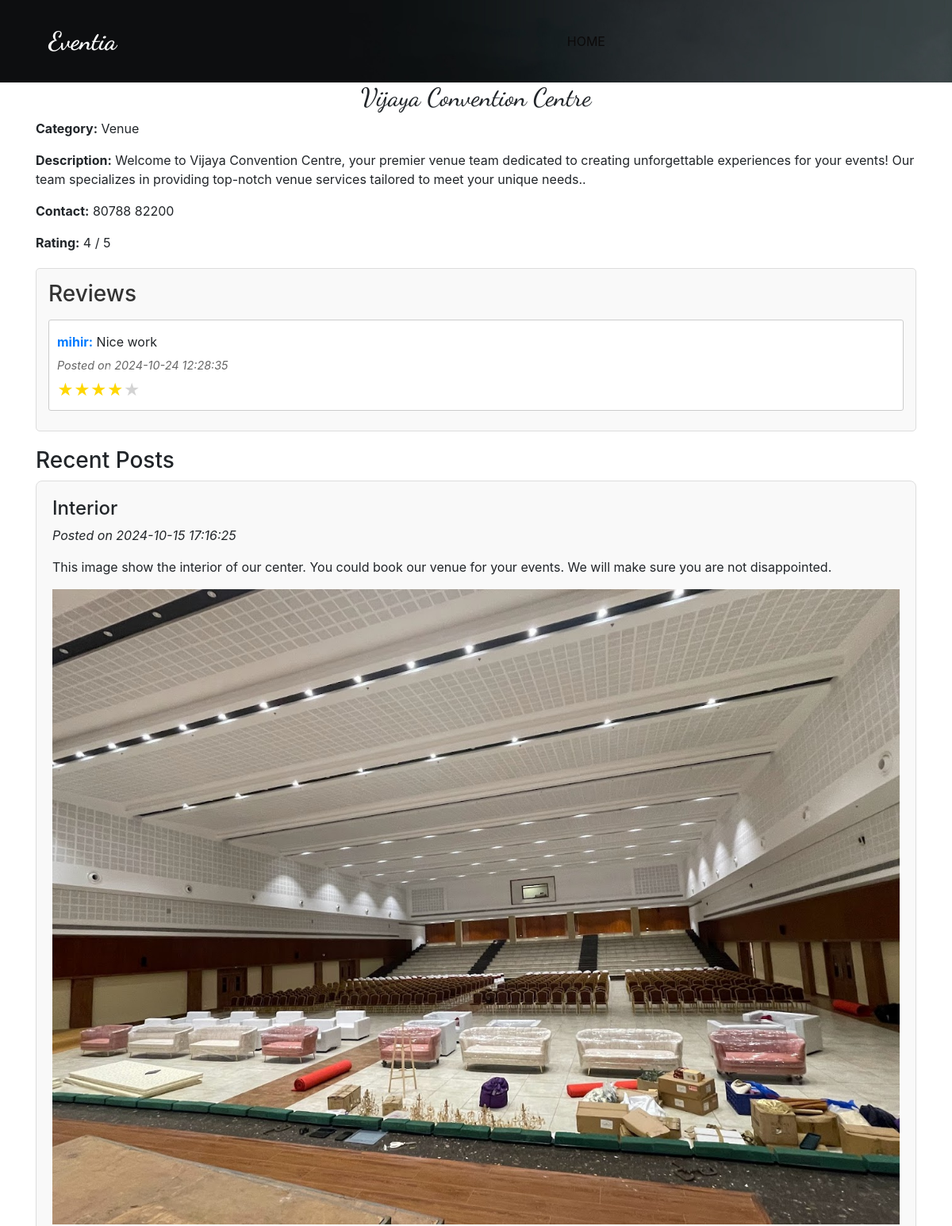
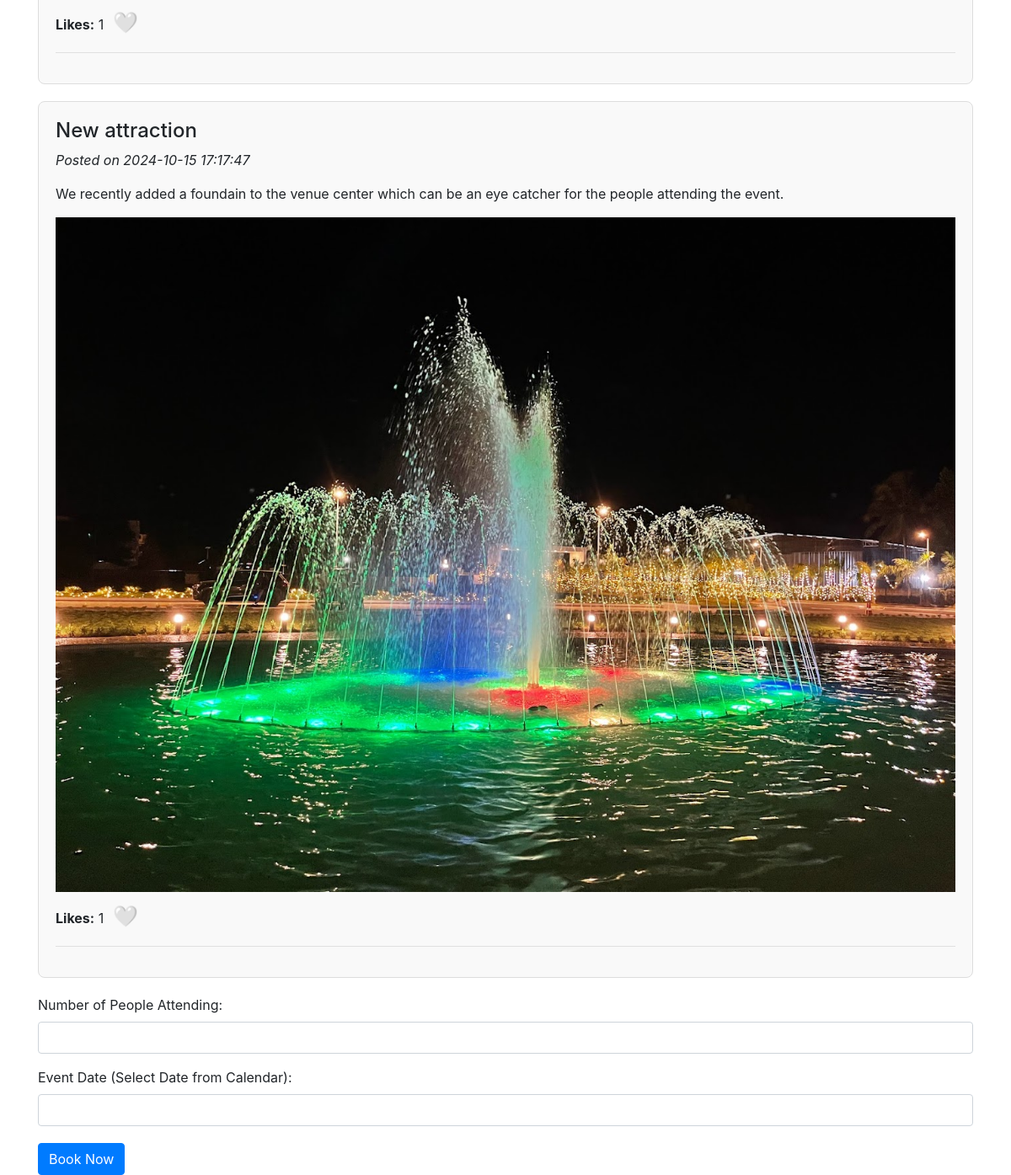
Screenshot of /team_details.php?team_id=10 (signed in) with the database file from the repository (2 pictures, top to bottom).
### tables this page shows
CREATE TABLE `eventteams` (
  `team_id` int(11) NOT NULL,
  `team_name` varchar(100) NOT NULL,
  `category` enum('Catering','Decoration','Venue') NOT NULL,
  `description` text DEFAULT NULL,
  `contact_info` varchar(255) DEFAULT NULL,
  `availability_status` tinyint(1) DEFAULT 1,
  `rating` float DEFAULT 5,
  `status` enum('Pending','Approved','Rejected') DEFAULT 'Pending',
  `created_at` timestamp NOT NULL DEFAULT current_timestamp(),
  `profile_pic` varchar(255) DEFAULT NULL,
  `email` varchar(100) DEFAULT NULL,
  `password` varchar(255) DEFAULT NULL,
  `review_count` int(11) DEFAULT 0,
  `min_price` decimal(10,2) DEFAULT NULL,
  `max_price` decimal(10,2) DEFAULT NULL
);

CREATE TABLE `reviews` (
  `review_id` int(11) NOT NULL,
  `user_id` int(11) DEFAULT NULL,
  `team_id` int(11) DEFAULT NULL,
  `rating` int(11) DEFAULT NULL,
  `comment` text DEFAULT NULL,
  `created_at` timestamp NOT NULL DEFAULT current_timestamp()
);

CREATE TABLE `users` (
  `user_id` int(11) NOT NULL,
  `username` varchar(50) NOT NULL,
  `email` varchar(100) NOT NULL,
  `password` varchar(255) NOT NULL,
  `phone` varchar(15) DEFAULT NULL,
  `created_at` timestamp NOT NULL DEFAULT current_timestamp()
);

CREATE TABLE `event_team_post` (
  `post_id` int(11) NOT NULL,
  `team_id` int(11) NOT NULL,
  `title` varchar(255) NOT NULL,
  `description` text NOT NULL,
  `image` varchar(255) NOT NULL,
  `created_at` timestamp NOT NULL DEFAULT current_timestamp(),
  `likes` int(11) DEFAULT 0
);

### team_details.php (the view, shortened to what this page needs)
<?php
include 'includes/db_connect.php';
include 'header.php';
$team_id = isset($_GET['team_id']) ? $_GET['team_id'] : 0;
$stmt = $conn->prepare("SELECT * FROM eventteams WHERE team_id = ?");
$stmt->bind_param("i", $team_id);
$stmt->execute();
$team_result = $stmt->get_result();
$post_stmt = $conn->prepare("
    SELECT p.*,
           (SELECT COUNT(*) FROM post_likes WHERE post_id = p.post_id) AS likes,
           (SELECT COUNT(*) FROM post_likes WHERE post_id = p.post_id AND user_id = ?) AS user_liked
    FROM event_team_post p WHERE p.team_id = ?
");
$post_stmt->bind_param("ii", $_SESSION['userid'], $team_id);
$post_stmt->execute();
$post_result = $post_stmt->get_result();
if ($team_result->num_rows > 0) {
    $team = $team_result->fetch_assoc();
    $isVenueTeam = $team['category'] === 'Venue';
    ?>
    <div class="container">
        <div class="team-details">
            <h2><center><?php echo htmlspecialchars($team['team_name']); ?></center></h2>
            <p><strong>Category:</strong> <?php echo ucfirst(htmlspecialchars($team['category'])); ?></p>
            <p><strong>Description:</strong> <?php echo htmlspecialchars($team['description']); ?></p>
            <p><strong>Contact:</strong> <?php echo htmlspecialchars($team['contact_info']); ?></p>
            <p><strong>Rating:</strong> <span id="team-likes-count"><?php echo htmlspecialchars($team['rating']); ?></span> / 5</p>
<div class="reviews-section">
    <h3>Reviews</h3>
    <div id="reviewsCarousel" class="carousel slide" data-ride="carousel">
        <div class="carousel-inner">
            <?php
            $review_stmt = $conn->prepare("
                SELECT u.username AS user_name, r.comment AS review_text, r.created_at, r.rating
                FROM reviews r
                JOIN users u ON r.user_id = u.user_id
                WHERE r.team_id = ?
                ORDER BY r.created_at DESC
            ");
            $review_stmt->bind_param("i", $team_id);
            $review_stmt->execute();
            $review_result = $review_stmt->get_result();
            if ($review_result->num_rows > 0) {
                $first = true;
                while ($review = $review_result->fetch_assoc()) {
                    $user_name = htmlspecialchars($review['user_name']);
                    $review_text = htmlspecialchars($review['review_text']);
                    $created_at = htmlspecialchars($review['created_at']);
                    $rating = (int)$review['rating'];
                    echo '<div class="carousel-item ' . ($first ? 'active' : '') . '">';
                    echo '<div class="review">';
                    echo '<p><strong>' . $user_name . ':</strong> ' . $review_text . '</p>';
                    echo '<p><em>Posted on ' . $created_at . '</em></p>';
                    echo '<div class="rating">';
                    for ($i = 1; $i <= 5; $i++) {
                        echo '<span class="star" style="color:' . ($i <= $rating ? '#FFD700' : 'lightgray') . ';">★</span>';
                    }
                    echo '</div>';
                    echo '</div>';
                    echo '</div>';
                    $first = false;
                }
            } else {
                echo '<p>No reviews available for this team.</p>';
            }
            ?>
        </div>
        <a class="carousel-control-prev" href="#reviewsCarousel" role="button" data-slide="prev">
            <span class="carousel-control-prev-icon" aria-hidden="true"></span>
        </a>
        <a class="carousel-control-next" href="#reviewsCarousel" role="button" data-slide="next">
            <span class="carousel-control-next-icon" aria-hidden="true"></span>
        </a>
    </div>
</div>
            <h3>Recent Posts</h3>
            <?php
            if ($post_result->num_rows > 0) {
                while ($post = $post_result->fetch_assoc()) {
                    $liked = $post['user_liked'] > 0;
                    $like_count = $post['likes'];
                    echo '<div class="blog-post">';
                    echo '  <h4>' . htmlspecialchars($post['title']) . '</h4>';
                    echo '  <p><em>Posted on ' . htmlspecialchars($post['created_at']) . '</em></p>';
                    echo '  <p>' . htmlspecialchars($post['description']) . '</p>';
                    echo '  <img src="uploads/' . htmlspecialchars($post['image']) . '" alt="' . htmlspecialchars($post['title']) . '" class="img-fluid">';
                    echo '  <p>';
                    echo '      <strong>Likes:</strong> <span id="likes-count-' . htmlspecialchars($post['post_id']) . '">' . htmlspecialchars($like_count) . '</span> ';
                    echo '      <button class="like-button" data-post-id="' . htmlspecialchars($post['post_id']) . '">';
                    echo $liked ? '<span class="heart liked">❤️</span>' : '<span class="heart">🤍</span>';
                    echo '      </button>';
                    echo '  </p>';
                    echo '  <hr>';
                    echo '</div>';
                }
            } else {
                echo '<p>No posts available for this team.</p>';
            }
            ?>
<form action="book_team.php" method="post">
    <?php if ($isVenueTeam): ?>
        <div class="form-group">
            <label for="num_people">Number of People Attending:</label>
            <input type="number" class="form-control" id="num_people" name="num_people" required>
        </div>
        <div class="form-group">
            <label for="event_date">Event Date (Select Date from Calendar):</label>
            <input type="text" class="form-control" id="event_date" name="event_date" required>
        </div>
    <?php endif; ?>
    <button type="submit" class="btn btn-primary">Book Now</button>
</form>
        </div>
    </div>
    <?php
} else {
    echo '<p>Team not found.</p>';
}
?>
<head>
    <link rel="stylesheet" href="https://cdnjs.cloudflare.com/ajax/libs/font-awesome/6.0.0-beta3/css/all.min.css">
    <link href="https://cdn.jsdelivr.net/npm/fullcalendar@5.10.1/main.min.css" rel="stylesheet" />
<link href="https://maxcdn.bootstrapcdn.com/bootstrap/4.5.2/css/bootstrap.min.css" rel="stylesheet">
</head>

### header.php (shortened to what this page needs)
<!DOCTYPE html>
<html>
<head>
  <link rel="stylesheet" type="text/css" href="css/bootstrap.css" />
  <link rel="stylesheet" type="text/css" href="https://cdnjs.cloudflare.com/ajax/libs/OwlCarousel2/2.3.4/assets/owl.carousel.min.css" />
  <link rel="stylesheet" href="https://cdnjs.cloudflare.com/ajax/libs/jquery-nice-select/1.1.0/css/nice-select.min.css" />
  <link href="css/font-awesome.min.css" rel="stylesheet" />
  <link href="css/style.css" rel="stylesheet" />
  <link href="css/responsive.css" rel="stylesheet" />
</head>
<body class="sub_page">
  <div class="hero_area">
    <div class="bg-box">
      <img src="images/hero-bg.jpg" alt="">
    </div>
    <header class="header_section">
      <div class="container">
        <nav class="navbar navbar-expand-lg custom_nav-container ">
          <a class="navbar-brand" href="index.php">
            <span>
              Eventia
            </span>
          </a>
          <div class="collapse navbar-collapse" id="navbarSupportedContent">
            <ul class="navbar-nav  mx-auto ">
              <li class="nav-item">
                <a class="nav-link" href="index.php">Home </a>
              </li>
            </ul>
            </div>
          </div>
      </div>
</body>
</html>

### css/style.css (style rules this page uses)
body { font-family: "Open Sans", sans-serif; color: #0c0c0c; background-color: #ffffff; overflow-x: hidden; }
h1, h2 { font-family: 'Dancing Script', cursive; }
a, a:hover, a:focus { text-decoration: none; }
.btn, .btn:focus { outline: none !important; -webkit-box-shadow: none; box-shadow: none; }
.hero_area { position: relative; min-height: 100vh; display: -webkit-box; display: -ms-flexbox; display: flex; -webkit-box-orient: vertical; -webkit-box-direction: normal; -ms-flex-direction: column; flex-direction: column; }
.bg-box { position: absolute; top: 0; left: 0; width: 100%; height: 100%; }
.bg-box img { width: 100%; height: 100%; -o-object-fit: cover; object-fit: cover; }
.sub_page .hero_area { min-height: auto; }
.sub_page .hero_area .bg-box { position: absolute; top: 0; left: 0; width: 100%; height: 100%; }
.sub_page .hero_area .bg-box img { width: 100%; height: 100%; -o-object-fit: cover; object-fit: cover; -o-object-position: right top; object-position: right top; }
.header_section { padding: 15px 0; }
.navbar-brand { font-family: 'Dancing Script', cursive; }
.navbar-brand span { font-weight: bold; font-size: 32px; color: #ffffff; }
.custom_nav-container { padding: 0; }
.custom_nav-container .navbar-nav { padding-left: 18%; }
.custom_nav-container .navbar-nav .nav-item .nav-link { padding: 5px 20px; color: #0c0a0a; text-align: center; text-transform: uppercase; border-radius: 5px; -webkit-transition: all 0.3s; transition: all 0.3s; }

### css/responsive.css (style rules this page uses)
@media (min-width: 1200px) { .container { max-width: 1170px; } }

### team_details.php (style rules this page uses)
.blog-post { border: 1px solid #ddd; border-radius: 8px; padding: 20px; margin-bottom: 20px; background-color: #f9f9f9; }
.blog-post h4 { font-size: 1.5rem; }
.blog-post img { width: 100%; height: auto; margin-bottom: 10px; }
.like-button { background: none; border: none; cursor: pointer; font-size: 1.5rem; }
.heart { font-size: 24px; cursor: pointer; }
.reviews-section { margin: 20px 0; padding: 15px; border: 1px solid #ddd; border-radius: 5px; background-color: #f9f9f9; }
.reviews-section h3 { margin-bottom: 15px; color: #333; }
.review { margin-bottom: 10px; padding: 10px; border: 1px solid #ccc; border-radius: 3px; background-color: #fff; }
.review p { margin: 5px 0; }
.review strong { color: #007bff; }
.review em { font-size: 0.9em; color: #666; }
.rating .star { font-size: 20px; color: #FFD700; }

### rows the page displays
eventteams: team_name "Vijaya Convention Centre", category "Venue", description "Welcome to Vijaya Convention Centre, your premier venue team dedicated to creating unforgettable experiences for your events! Our team specializes in providing top-notch venue services tailored to meet your unique needs..", contact_info "80788 82200", rating "4"
reviews: user.username "mihir", comment "Nice work", created_at "2024-10-24 12:28:35"
event_team_post: title "Interior", created_at "2024-10-15 17:16:25", description "This image show the interior of our center. You could book our venue for your events. We will make sure you are not disappointed.", image (picture), like_count "1"
event_team_post: title "New attraction", created_at "2024-10-15 17:17:47", description "We recently added a foundain to the venue center which can be an eye catcher for the people attending the event.", image (picture), like_count "1"
